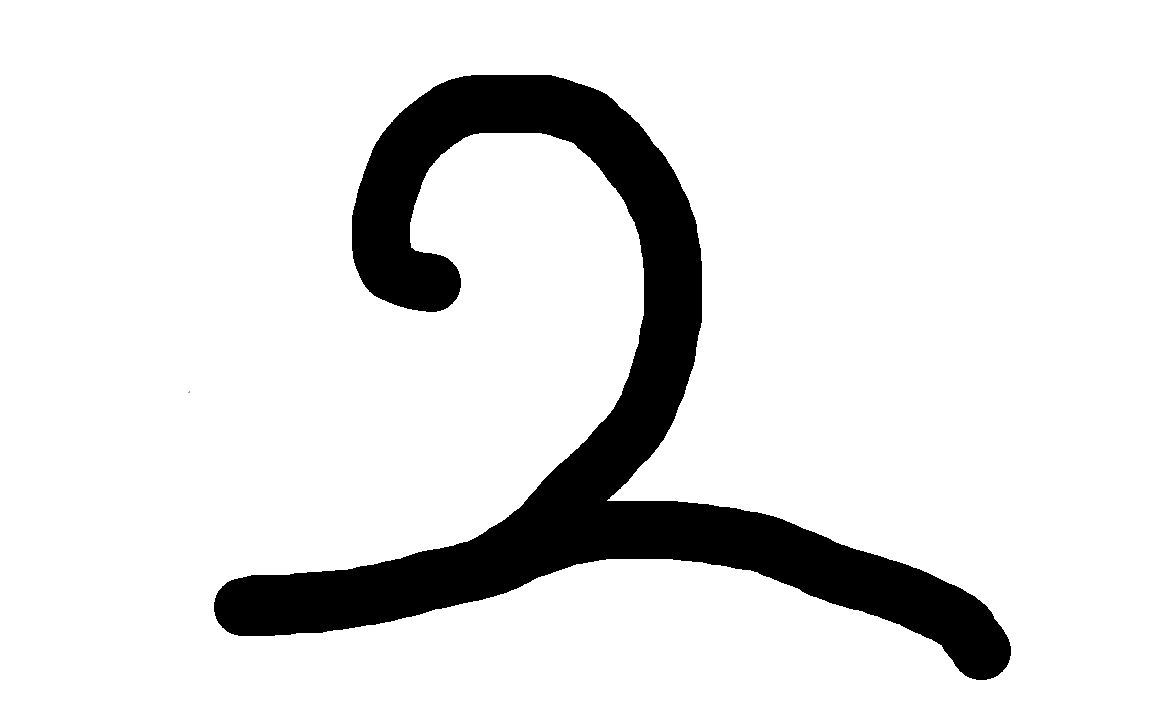
#> input picture 2.png, 1152 x 720 px
$ python -i app6.py   (imports and definitions only)
#> lines starting #> are read from the running program, lines starting #| are printed output that depends on the picture
import tkinter as tk,PIL.Image as pi,PIL.ImageTk as pit
from tkinter import filedialog as fd
def dispPhoto(path):
    #PIL.Image.openで変数pathに代入されている画像を開きconvert("L")で画像を白黒にして
    # resizeで縦横32ピクセルに変更しさらにもう一度resizeで縦横300ピクセルに変更する事で
    # モザイク風の加工を再現し変数newImageに代入
#> called with path = '../2.png'
    newImage=pi.open(path).convert("L").resize((32,32)).resize((300,300),resample=0)
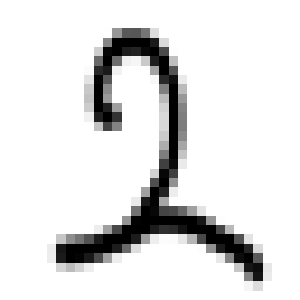
#> newImage: PIL image 300x300 L; min 0, max 255, mean 224.6
    #newImageに代入した画像をtkinter上で開けるようにPIL.ImageTkで変換しimageDataに代入
    imageData=pit.PhotoImage(newImage)
    #imageLabel.configureでimageLabelの設定を変更し、画像設定（image）でimageDataに設定する
#> (the run stopped early here; a loop or call above may not have finished)
